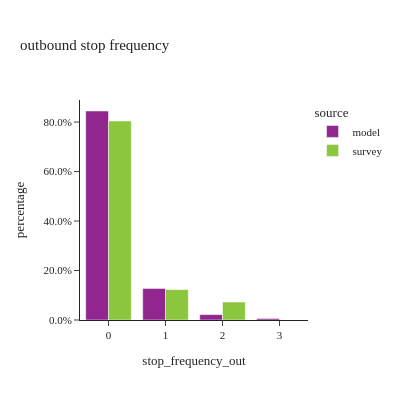
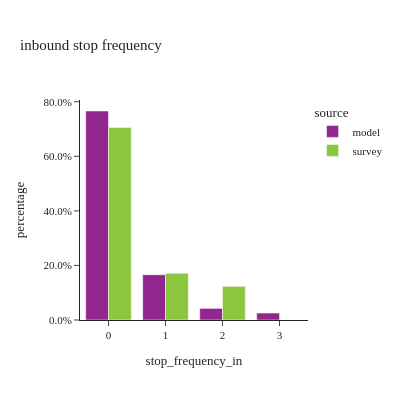

Notebook code for these charts, in order:
### Code cell
#| layout-ncol: 2

util.plot_share_barchart(tour_data, 'tour_weight', 'stop_frequency_out', title="outbound stop frequency", width=400)
util.plot_share_barchart(tour_data, 'tour_weight', 'stop_frequency_in', title="inbound stop frequency", width=400)

### Figure 1 — Plotly figure (JSON) as saved in the notebook; plotly's stock layout.template omitted (floating-point values rounded to 4 significant figures)
{"data": [{"alignmentgroup": "True", "customdata": [[4219000.0, 4219000.0], [636400.0, 636400.0], [109400.0, 109400.0], [30270.0, 30270.0]], "hovertemplate": "source=model<br>stop_frequency_out=%{x}<br>percentage=%{y}<br>weighted_sum=%{customdata[0]}<br>sample_size=%{customdata[1]}<extra></extra>", "legendgroup": "model", "marker": {"color": "#91268F", "pattern": {"shape": ""}}, "name": "model", "offsetgroup": "model", "orientation": "v", "showlegend": true, "textposition": "auto", "type": "bar", "x": ["0", "1", "2", "3"], "xaxis": "x", "y": [0.8446, 0.1274, 0.0219, 0.00606], "yaxis": "y"}, {"alignmentgroup": "True", "customdata": [[6057000.0, 8736.0], [925900.0, 1300.0], [548500.0, 743.0]], "hovertemplate": "source=survey<br>stop_frequency_out=%{x}<br>percentage=%{y}<br>weighted_sum=%{customdata[0]}<br>sample_size=%{customdata[1]}<extra></extra>", "legendgroup": "survey", "marker": {"color": "#8CC63E", "pattern": {"shape": ""}}, "name": "survey", "offsetgroup": "survey", "orientation": "v", "showlegend": true, "textposition": "auto", "type": "bar", "x": ["0", "1", "2"], "xaxis": "x", "y": [0.8042, 0.1229, 0.07282], "yaxis": "y"}], "layout": {"barmode": "group", "height": 400, "legend": {"title": {"text": "source"}, "tracegroupgap": 0}, "title": {"text": "outbound stop frequency"}, "width": 400, "xaxis": {"anchor": "y", "domain": [0.0, 1.0], "title": {"text": "stop_frequency_out"}}, "yaxis": {"anchor": "x", "domain": [0.0, 1.0], "tickformat": ".1%", "title": {"text": "percentage"}}}}

### Figure 2 — Plotly figure (JSON) as saved in the notebook; plotly's stock layout.template omitted (floating-point values rounded to 4 significant figures)
{"data": [{"alignmentgroup": "True", "customdata": [[3826000.0, 3826000.0], [828900.0, 828900.0], [212700.0, 212700.0], [127400.0, 127400.0]], "hovertemplate": "source=model<br>stop_frequency_in=%{x}<br>percentage=%{y}<br>weighted_sum=%{customdata[0]}<br>sample_size=%{customdata[1]}<extra></extra>", "legendgroup": "model", "marker": {"color": "#91268F", "pattern": {"shape": ""}}, "name": "model", "offsetgroup": "model", "orientation": "v", "showlegend": true, "textposition": "auto", "type": "bar", "x": ["0", "1", "2", "3"], "xaxis": "x", "y": [0.766, 0.1659, 0.04258, 0.02551], "yaxis": "y"}, {"alignmentgroup": "True", "customdata": [[5311000.0, 7954.0], [1291000.0, 1815.0], [929300.0, 1010.0]], "hovertemplate": "source=survey<br>stop_frequency_in=%{x}<br>percentage=%{y}<br>weighted_sum=%{customdata[0]}<br>sample_size=%{customdata[1]}<extra></extra>", "legendgroup": "survey", "marker": {"color": "#8CC63E", "pattern": {"shape": ""}}, "name": "survey", "offsetgroup": "survey", "orientation": "v", "showlegend": true, "textposition": "auto", "type": "bar", "x": ["0", "1", "2"], "xaxis": "x", "y": [0.7052, 0.1714, 0.1234], "yaxis": "y"}], "layout": {"barmode": "group", "height": 400, "legend": {"title": {"text": "source"}, "tracegroupgap": 0}, "title": {"text": "inbound stop frequency"}, "width": 400, "xaxis": {"anchor": "y", "domain": [0.0, 1.0], "title": {"text": "stop_frequency_in"}}, "yaxis": {"anchor": "x", "domain": [0.0, 1.0], "tickformat": ".1%", "title": {"text": "percentage"}}}}
